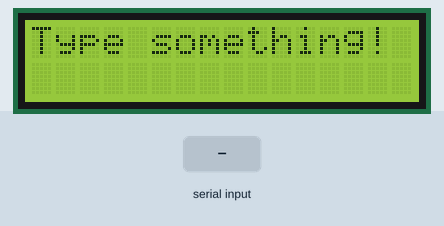
This sketch was run on a simulated Arduino Uno, built with avr-gcc and run on an emulated ATmega328P. On the bench: 16×2 character LCD. The inputs (shaded band) are chosen by the test bench.

Above: at 1.2 s.
1.3 s: "1" received over Serial
At 1.9 s:
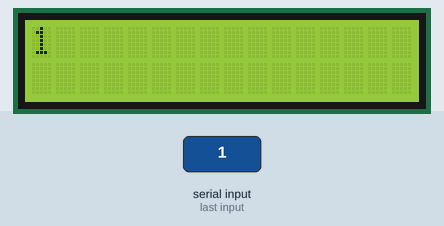
2.8 s: "0" received over Serial
At 4.0 s:
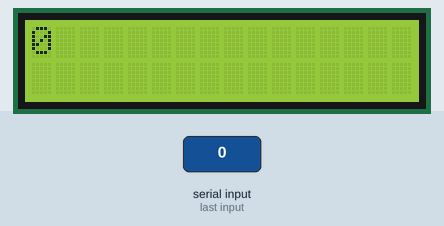
4.3 s: "2" received over Serial
At 5.4 s:
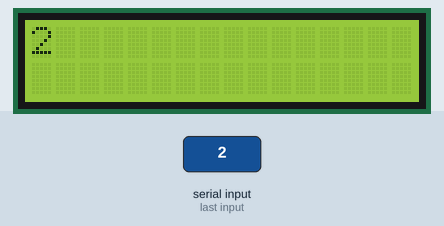
Timing chart, 0 to 7.3 s (numbered marks = the images above; inputs shaded):
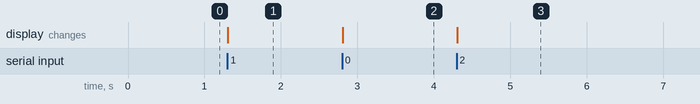

The sketch:

Serial2LCD_EN.ino
```cpp
/*
	***	SERIAL MONITOR TO LCD ***
	by: Marlon soares
	marlonslbr@gmail.com

  The circuit:
 * LCD RS pin to digital pin 12
 * LCD Enable pin to digital pin 11
 * LCD D4 pin to digital pin 5
 * LCD D5 pin to digital pin 4
 * LCD D6 pin to digital pin 3
 * LCD D7 pin to digital pin 2
 * LCD R/W pin to ground
 * LCD VSS pin to ground
 * LCD VCC pin to 5V
 * 10K resistor:
 * ends to +5V and ground
 * wiper to LCD VO pin (pin 3)

*/

// include the library code:
#include <LiquidCrystal.h>


// initialize the library by associating any needed LCD interface pin
// with the arduino pin number it is connected to
const int rs = 12, en = 11, d4 = 5, d5 = 4, d6 = 3, d7 = 2;
LiquidCrystal lcd(rs, en, d4, d5, d6, d7);

void setup() {
  Serial.begin(115200);	//Start serial por at 115200 bauds

  lcd.begin(16, 2);		//Set the LCD type for 16x2
  lcd.print("Type something!");
}

void loop() {
  if(Serial.available()){	//If recive something in serial...
    lcd.clear();			//clear the display

    char recive[32]="";		//Clear the recive variable..
    						//Clear the recive variable..
    for(int x=0;x<32;x++){	//Clear the recive variable..
      recive[x]=' ';		//Clear the recive variable..
    }

    int a=0;				//Count the number of character
    while(Serial.available()>0){	//While recive something on the serial...
      recive[a]=Serial.read(); 		//Save it on "recive" variable array
      a++;							//and incremment a for the next character
    }

    lcd.setCursor(0,0);		//Set the cursor for the first line of display
    for(int x=0;x<16;x++){ 	//Print the first 16 characters
      lcd.print(recive[x]);
    }

    lcd.setCursor(0,1);		//Set the cursor for the second line of display
    for(int x=16;x<32;x++){	//Print the second 16 characters
      lcd.print(recive[x]);
    }

    						//If you have an display w/ more than 2 lines...
    						//simple copy the block above switching the
    						//line of the cursor.

  }
}							//END of LOOP
```

Measured:
- after the input at 1.3 s, the display: changes at once (image 1)
- after the input at 2.8 s, the display: changes at once (image 2)
- after the input at 4.3 s, the display: changes at once (image 3)
